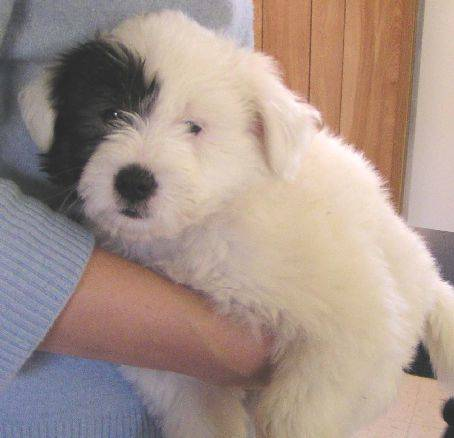
#> input picture dogcat/test1/test1/11643.jpg, 454 x 438 px, given in place of ., which was not available
$ python -i simpledatasetloader.py   (imports and definitions only)
#> lines starting #> are read from the running program, lines starting #| are printed output that depends on the picture
import numpy as np
import cv2
import os

class SimpleDatasetLoader :
	def __init__ (self,preprocessors = None) :
		self.preprocessors = preprocessors

		if self.preprocessors is None :
			self.preprocessors = []


	def load(self,imagePaths,verbose = 1):
#> called with imagePaths = '../dogcat/test1/test1/11643.jpg', verbose = 1
		data = []
		labels = []

		for(i , imagePath) in enumerate(imagePaths) :
			image = cv2.imread(imagePath)
#> image is the input picture: shape (438, 454, 3); mean B, G, R 138.9, 148.1, 167
			image = cv2.cvtColor(image,cv2.COLOR_BGR2GRAY)
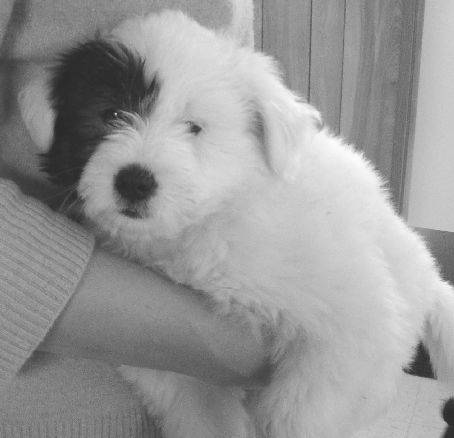
#> image: shape (438, 454); min 32, max 254, mean 152.7
			label = imagePath.split(os.path.sep)[-1].split(".")[0]

			if self.preprocessors is not None :
				for p in self.preprocessors :
					img = p.preprocess(image)

#> (the run stopped early here; a loop or call above may not have finished)

$ run again, on dogcat/test1/test1/11657.jpg
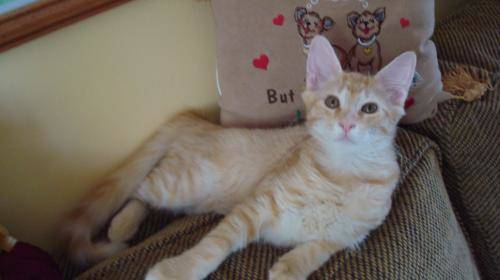
#> input picture dogcat/test1/test1/11657.jpg, 500 x 280 px, given in place of ., which was not available
#> in load, image is the input picture: shape (280, 500, 3); mean B, G, R 90.9, 100.2, 109.8
#> in load, `image = cv2.cvtColor(image,cv2.COLOR_BGR2GRAY)`:
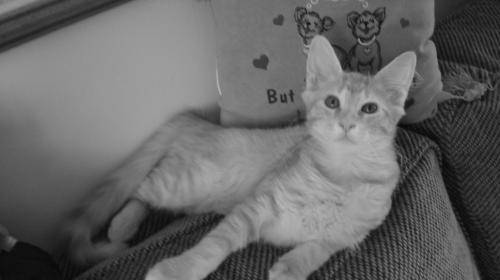
#> image: shape (280, 500); min 4, max 195, mean 102

$ run again, on dogcat/test1/test1/11751.jpg
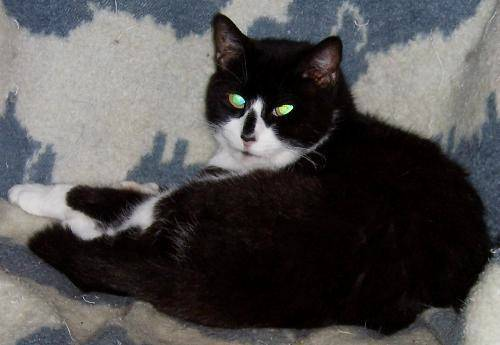
#> input picture dogcat/test1/test1/11751.jpg, 500 x 345 px, given in place of ., which was not available
#> in load, image is the input picture: shape (345, 500, 3); mean B, G, R 79.1, 78.9, 80.6
#> in load, `image = cv2.cvtColor(image,cv2.COLOR_BGR2GRAY)`:
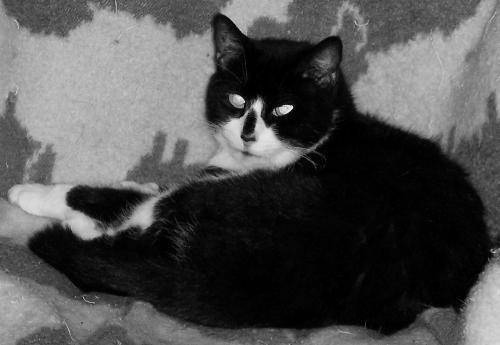
#> image: shape (345, 500); min 0, max 245, mean 79.5
